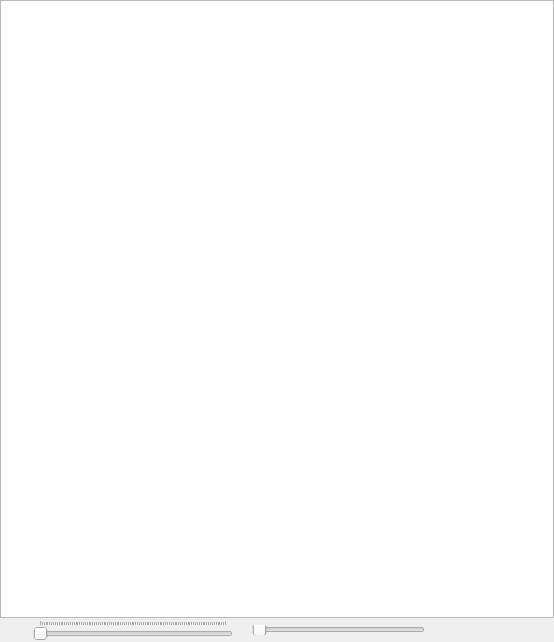
<?xml version="1.0" encoding="UTF-8"?>
<ui version="4.0">
 <class>SliceWidget</class>
 <widget class="QWidget" name="SliceWidget">
  <property name="geometry">
   <rect>
    <x>0</x>
    <y>0</y>
    <width>554</width>
    <height>642</height>
   </rect>
  </property>
  <property name="windowTitle">
   <string>Form</string>
  </property>
  <layout class="QGridLayout" name="gridLayout">
   <property name="margin">
    <number>0</number>
   </property>
   <property name="spacing">
    <number>0</number>
   </property>
   <item row="0" column="0">
    <layout class="QHBoxLayout" name="horizontalLayout">
     <property name="spacing">
      <number>0</number>
     </property>
     <item>
      <layout class="QVBoxLayout" name="verticalLayout">
       <item>
        <widget class="GraphicsLayoutWidget" name="graphicsView">
         <property name="sizePolicy">
          <sizepolicy hsizetype="Expanding" vsizetype="Expanding">
           <horstretch>1</horstretch>
           <verstretch>1</verstretch>
          </sizepolicy>
         </property>
        </widget>
       </item>
       <item>
        <widget class="QWidget" name="controlsWidget" native="true">
         <property name="maximumSize">
          <size>
           <width>16777215</width>
           <height>25</height>
          </size>
         </property>
         <layout class="QHBoxLayout" name="layout_index_slider">
          <property name="leftMargin">
           <number>20</number>
          </property>
          <property name="topMargin">
           <number>2</number>
          </property>
          <property name="rightMargin">
           <number>15</number>
          </property>
          <property name="bottomMargin">
           <number>2</number>
          </property>
          <item>
           <widget class="QLabel" name="labelImageSeriesNumber">
            <property name="text">
             <string/>
            </property>
           </widget>
          </item>
          <item>
           <widget class="QSlider" name="seriesSlider">
            <property name="sizePolicy">
             <sizepolicy hsizetype="Minimum" vsizetype="Fixed">
              <horstretch>0</horstretch>
              <verstretch>0</verstretch>
             </sizepolicy>
            </property>
            <property name="minimumSize">
             <size>
              <width>200</width>
              <height>0</height>
             </size>
            </property>
            <property name="orientation">
             <enum>Qt::Horizontal</enum>
            </property>
            <property name="invertedAppearance">
             <bool>false</bool>
            </property>
            <property name="invertedControls">
             <bool>false</bool>
            </property>
            <property name="tickPosition">
             <enum>QSlider::TicksAbove</enum>
            </property>
            <property name="tickInterval">
             <number>1</number>
            </property>
           </widget>
          </item>
          <item>
           <widget class="QLabel" name="labelSliceNumber">
            <property name="accessibleName">
             <string>sliceNumber</string>
            </property>
            <property name="text">
             <string/>
            </property>
           </widget>
          </item>
          <item>
           <widget class="QSlider" name="sliderSlice">
            <property name="maximumSize">
             <size>
              <width>16777215</width>
              <height>10</height>
             </size>
            </property>
            <property name="orientation">
             <enum>Qt::Horizontal</enum>
            </property>
            <property name="tickInterval">
             <number>0</number>
            </property>
           </widget>
          </item>
          <item>
           <widget class="QPushButton" name="pushButtonScrollLeft">
            <property name="styleSheet">
             <string notr="true">border:none</string>
            </property>
            <property name="text">
             <string/>
            </property>
            <property name="icon">
             <iconset resource="../resources.qrc">
              <normaloff>:/icons/scroll_arrow_left.png</normaloff>:/icons/scroll_arrow_left.png</iconset>
            </property>
            <property name="iconSize">
             <size>
              <width>15</width>
              <height>15</height>
             </size>
            </property>
           </widget>
          </item>
          <item>
           <widget class="QPushButton" name="pushButtonScrollRight">
            <property name="styleSheet">
             <string notr="true">border:none</string>
            </property>
            <property name="text">
             <string/>
            </property>
            <property name="icon">
             <iconset resource="../resources.qrc">
              <normaloff>:/icons/scroll_arrow_right.png</normaloff>
              <activeon>:/icons/scroll_arrow_right_active.png</activeon>:/icons/scroll_arrow_right.png</iconset>
            </property>
            <property name="iconSize">
             <size>
              <width>15</width>
              <height>15</height>
             </size>
            </property>
           </widget>
          </item>
          <item>
           <widget class="QPushButton" name="pushButtonManageVolumes">
            <property name="styleSheet">
             <string notr="true">border:none</string>
            </property>
            <property name="text">
             <string/>
            </property>
            <property name="icon">
             <iconset resource="../resources.qrc">
              <normaloff>:/icons/settings.png</normaloff>:/icons/settings.png</iconset>
            </property>
            <property name="iconSize">
             <size>
              <width>15</width>
              <height>15</height>
             </size>
            </property>
            <property name="flat">
             <bool>false</bool>
            </property>
           </widget>
          </item>
         </layout>
        </widget>
       </item>
      </layout>
     </item>
    </layout>
   </item>
  </layout>
 </widget>
 <customwidgets>
  <customwidget>
   <class>GraphicsLayoutWidget</class>
   <extends>QGraphicsView</extends>
   <header>pyqtgraph</header>
  </customwidget>
 </customwidgets>
 <resources>
  <include location="../resources.qrc"/>
 </resources>
 <connections/>
</ui>
